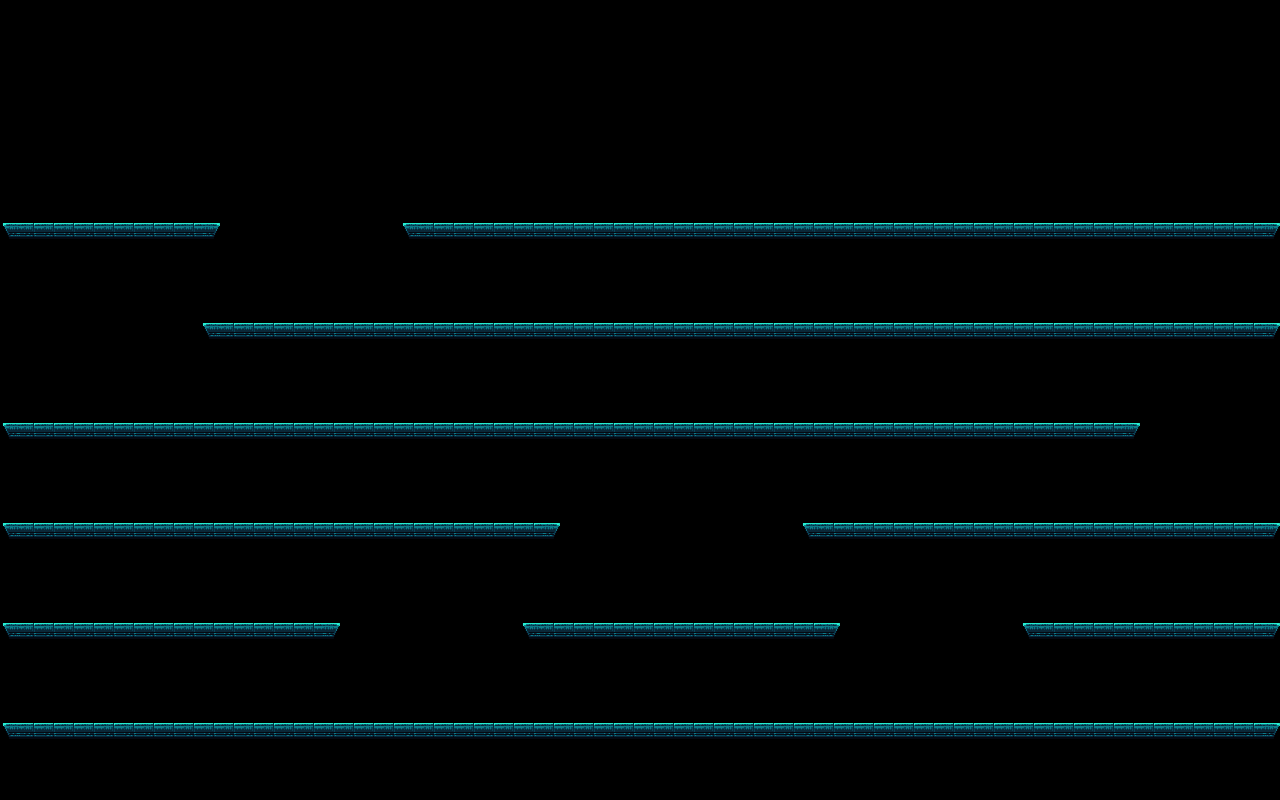

This is a level from a 2D game, rendered from its Tiled map with the project's own tilesets. A one-line summary and the complete map file follow:
An orthogonal 64x40 tile map with 20x20 px tiles, 1 tile layer (Tile Layer 1), 3 tilesets.

<map version="1.2" tiledversion="1.3.1" orientation="orthogonal" renderorder="right-down" compressionlevel="-1" width="64" height="40" tilewidth="20" tileheight="20" infinite="0" nextlayerid="2" nextobjectid="1">
 <tileset firstgid="1" source="../../source/resources/maps/tileset.tsx" />
 <tileset firstgid="154" source="../../source/resources/maps/tileset1.tsx" />
 <tileset firstgid="307" source="tileset.tsx" />
 <layer id="1" name="Tile Layer 1" width="64" height="40">
  <data encoding="csv">
0,0,0,0,0,0,0,0,0,0,0,0,0,0,0,0,0,0,0,0,0,0,0,0,0,0,0,0,0,0,0,0,0,0,0,0,0,0,0,0,0,0,0,0,0,0,0,0,0,0,0,0,0,0,0,0,0,0,0,0,0,0,0,0,
0,0,0,0,0,0,0,0,0,0,0,0,0,0,0,0,0,0,0,0,0,0,0,0,0,0,0,0,0,0,0,0,0,0,0,0,0,0,0,0,0,0,0,0,0,0,0,0,0,0,0,0,0,0,0,0,0,0,0,0,0,0,0,0,
0,0,0,0,0,0,0,0,0,0,0,0,0,0,0,0,0,0,0,0,0,0,0,0,0,0,0,0,0,0,0,0,0,0,0,0,0,0,0,0,0,0,0,0,0,0,0,0,0,0,0,0,0,0,0,0,0,0,0,0,0,0,0,0,
0,0,0,0,0,0,0,0,0,0,0,0,0,0,0,0,0,0,0,0,0,0,0,0,0,0,0,0,0,0,0,0,0,0,0,0,0,0,0,0,0,0,0,0,0,0,0,0,0,0,0,0,0,0,0,0,0,0,0,0,0,0,0,0,
0,0,0,0,0,0,0,0,0,0,0,0,0,0,0,0,0,0,0,0,0,0,0,0,0,0,0,0,0,0,0,0,0,0,0,0,0,0,0,0,0,0,0,0,0,0,0,0,0,0,0,0,0,0,0,0,0,0,0,0,0,0,0,0,
0,0,0,0,0,0,0,0,0,0,0,0,0,0,0,0,0,0,0,0,0,0,0,0,0,0,0,0,0,0,0,0,0,0,0,0,0,0,0,0,0,0,0,0,0,0,0,0,0,0,0,0,0,0,0,0,0,0,0,0,0,0,0,0,
0,0,0,0,0,0,0,0,0,0,0,0,0,0,0,0,0,0,0,0,0,0,0,0,0,0,0,0,0,0,0,0,0,0,0,0,0,0,0,0,0,0,0,0,0,0,0,0,0,0,0,0,0,0,0,0,0,0,0,0,0,0,0,0,
0,0,0,0,0,0,0,0,0,0,0,0,0,0,0,0,0,0,0,0,0,0,0,0,0,0,0,0,0,0,0,0,0,0,0,0,0,0,0,0,0,0,0,0,0,0,0,0,0,0,0,0,0,0,0,0,0,0,0,0,0,0,0,0,
0,0,0,0,0,0,0,0,0,0,0,0,0,0,0,0,0,0,0,0,0,0,0,0,0,0,0,0,0,0,0,0,0,0,0,0,0,0,0,0,0,0,0,0,0,0,0,0,0,0,0,0,0,0,0,0,0,0,0,0,0,0,0,0,
0,0,0,0,0,0,0,0,0,0,0,0,0,0,0,0,0,0,0,0,0,0,0,0,0,0,0,0,0,0,0,0,0,0,0,0,0,0,0,0,0,0,0,0,0,0,0,0,0,0,0,0,0,0,0,0,0,0,0,0,0,0,0,0,
0,0,0,0,0,0,0,0,0,0,0,0,0,0,0,0,0,0,0,0,0,0,0,0,0,0,0,0,0,0,0,0,0,0,0,0,0,0,0,0,0,0,0,0,0,0,0,0,0,0,0,0,0,0,0,0,0,0,0,0,0,0,0,0,
430,431,431,431,431,431,431,431,431,431,285,0,0,0,0,0,0,0,0,0,430,431,431,431,431,431,431,431,431,431,431,431,431,431,431,431,431,431,431,431,431,431,431,431,431,431,431,431,431,431,431,431,431,431,431,431,431,431,431,431,431,431,431,285,
0,0,0,0,0,0,0,0,0,0,0,0,0,0,0,0,0,0,0,0,0,0,0,0,0,0,0,0,0,0,0,0,0,0,0,0,0,0,0,0,0,0,0,0,0,0,0,0,0,0,0,0,0,0,0,0,0,0,0,0,0,0,0,0,
0,0,0,0,0,0,0,0,0,0,0,0,0,0,0,0,0,0,0,0,0,0,0,0,0,0,0,0,0,0,0,0,0,0,0,0,0,0,0,0,0,0,0,0,0,0,0,0,0,0,0,0,0,0,0,0,0,0,0,0,0,0,0,0,
0,0,0,0,0,0,0,0,0,0,0,0,0,0,0,0,0,0,0,0,0,0,0,0,0,0,0,0,0,0,0,0,0,0,0,0,0,0,0,0,0,0,0,0,0,0,0,0,0,0,0,0,0,0,0,0,0,0,0,0,0,0,0,0,
0,0,0,0,0,0,0,0,0,0,0,0,0,0,0,0,0,0,0,0,0,0,0,0,0,0,0,0,0,0,0,0,0,0,0,0,0,0,0,0,0,0,0,0,0,0,0,0,0,0,0,0,0,0,0,0,0,0,0,0,0,0,0,0,
0,0,0,0,0,0,0,0,0,0,430,431,431,431,431,431,431,431,431,431,431,431,431,431,431,431,431,431,431,431,431,431,431,431,431,431,431,431,431,431,431,431,431,431,431,431,431,431,431,431,431,431,431,431,431,431,431,431,431,431,431,431,431,285,
0,0,0,0,0,0,0,0,0,0,0,0,0,0,0,0,0,0,0,0,0,0,0,0,0,0,0,0,0,0,0,0,0,0,0,0,0,0,0,0,0,0,0,0,0,0,0,0,0,0,0,0,0,0,0,0,0,0,0,0,0,0,0,0,
0,0,0,0,0,0,0,0,0,0,0,0,0,0,0,0,0,0,0,0,0,0,0,0,0,0,0,0,0,0,0,0,0,0,0,0,0,0,0,0,0,0,0,0,0,0,0,0,0,0,0,0,0,0,0,0,0,0,0,0,0,0,0,0,
0,0,0,0,0,0,0,0,0,0,0,0,0,0,0,0,0,0,0,0,0,0,0,0,0,0,0,0,0,0,0,0,0,0,0,0,0,0,0,0,0,0,0,0,0,0,0,0,0,0,0,0,0,0,0,0,0,0,0,0,0,0,0,0,
0,0,0,0,0,0,0,0,0,0,0,0,0,0,0,0,0,0,0,0,0,0,0,0,0,0,0,0,0,0,0,0,0,0,0,0,0,0,0,0,0,0,0,0,0,0,0,0,0,0,0,0,0,0,0,0,0,0,0,0,0,0,0,0,
430,431,431,431,431,431,431,431,431,431,431,431,431,431,431,431,431,431,431,431,431,431,431,431,431,431,431,431,431,431,431,431,431,431,431,431,431,431,431,431,431,431,431,431,431,431,431,431,431,431,431,431,431,431,431,431,285,0,0,0,0,0,0,0,
0,0,0,0,0,0,0,0,0,0,0,0,0,0,0,0,0,0,0,0,0,0,0,0,0,0,0,0,0,0,0,0,0,0,0,0,0,0,0,0,0,0,0,0,0,0,0,0,0,0,0,0,0,0,0,0,0,0,0,0,0,0,0,0,
0,0,0,0,0,0,0,0,0,0,0,0,0,0,0,0,0,0,0,0,0,0,0,0,0,0,0,0,0,0,0,0,0,0,0,0,0,0,0,0,0,0,0,0,0,0,0,0,0,0,0,0,0,0,0,0,0,0,0,0,0,0,0,0,
0,0,0,0,0,0,0,0,0,0,0,0,0,0,0,0,0,0,0,0,0,0,0,0,0,0,0,0,0,0,0,0,0,0,0,0,0,0,0,0,0,0,0,0,0,0,0,0,0,0,0,0,0,0,0,0,0,0,0,0,0,0,0,0,
0,0,0,0,0,0,0,0,0,0,0,0,0,0,0,0,0,0,0,0,0,0,0,0,0,0,0,0,0,0,0,0,0,0,0,0,0,0,0,0,0,0,0,0,0,0,0,0,0,0,0,0,0,0,0,0,0,0,0,0,0,0,0,0,
430,431,431,431,431,431,431,431,431,431,431,431,431,431,431,431,431,431,431,431,431,431,431,431,431,431,431,285,0,0,0,0,0,0,0,0,0,0,0,0,430,431,431,431,431,431,431,431,431,431,431,431,431,431,431,431,431,431,431,431,431,431,431,285,
0,0,0,0,0,0,0,0,0,0,0,0,0,0,0,0,0,0,0,0,0,0,0,0,0,0,0,0,0,0,0,0,0,0,0,0,0,0,0,0,0,0,0,0,0,0,0,0,0,0,0,0,0,0,0,0,0,0,0,0,0,0,0,0,
0,0,0,0,0,0,0,0,0,0,0,0,0,0,0,0,0,0,0,0,0,0,0,0,0,0,0,0,0,0,0,0,0,0,0,0,0,0,0,0,0,0,0,0,0,0,0,0,0,0,0,0,0,0,0,0,0,0,0,0,0,0,0,0,
0,0,0,0,0,0,0,0,0,0,0,0,0,0,0,0,0,0,0,0,0,0,0,0,0,0,0,0,0,0,0,0,0,0,0,0,0,0,0,0,0,0,0,0,0,0,0,0,0,0,0,0,0,0,0,0,0,0,0,0,0,0,0,0,
0,0,0,0,0,0,0,0,0,0,0,0,0,0,0,0,0,0,0,0,0,0,0,0,0,0,0,0,0,0,0,0,0,0,0,0,0,0,0,0,0,0,0,0,0,0,0,0,0,0,0,0,0,0,0,0,0,0,0,0,0,0,0,0,
430,431,431,431,431,431,431,431,431,431,431,431,431,431,431,431,285,0,0,0,0,0,0,0,0,0,430,431,431,431,431,431,431,431,431,431,431,431,431,431,431,285,0,0,0,0,0,0,0,0,0,430,431,431,431,431,431,431,431,431,431,431,431,285,
0,0,0,0,0,0,0,0,0,0,0,0,0,0,0,0,0,0,0,0,0,0,0,0,0,0,0,0,0,0,0,0,0,0,0,0,0,0,0,0,0,0,0,0,0,0,0,0,0,0,0,0,0,0,0,0,0,0,0,0,0,0,0,0,
0,0,0,0,0,0,0,0,0,0,0,0,0,0,0,0,0,0,0,0,0,0,0,0,0,0,0,0,0,0,0,0,0,0,0,0,0,0,0,0,0,0,0,0,0,0,0,0,0,0,0,0,0,0,0,0,0,0,0,0,0,0,0,0,
0,0,0,0,0,0,0,0,0,0,0,0,0,0,0,0,0,0,0,0,0,0,0,0,0,0,0,0,0,0,0,0,0,0,0,0,0,0,0,0,0,0,0,0,0,0,0,0,0,0,0,0,0,0,0,0,0,0,0,0,0,0,0,0,
0,0,0,0,0,0,0,0,0,0,0,0,0,0,0,0,0,0,0,0,0,0,0,0,0,0,0,0,0,0,0,0,0,0,0,0,0,0,0,0,0,0,0,0,0,0,0,0,0,0,0,0,0,0,0,0,0,0,0,0,0,0,0,0,
124,125,125,125,125,125,125,125,125,125,125,125,125,125,125,125,125,125,125,125,125,125,125,125,125,125,125,125,125,125,125,125,125,125,125,125,125,125,125,125,125,125,125,125,125,125,125,125,125,125,125,125,125,125,125,125,125,125,125,125,125,125,125,285,
0,0,0,0,0,0,0,0,0,0,0,0,0,0,0,0,0,0,0,0,0,0,0,0,0,0,0,0,0,0,0,0,0,0,0,0,0,0,0,0,0,0,0,0,0,0,0,0,0,0,0,0,0,0,0,0,0,0,0,0,0,0,0,0,
0,0,0,0,0,0,0,0,0,0,0,0,0,0,0,0,0,0,0,0,0,0,0,0,0,0,0,0,0,0,0,0,0,0,0,0,0,0,0,0,0,0,0,0,0,0,0,0,0,0,0,0,0,0,0,0,0,0,0,0,0,0,0,0,
0,0,0,0,0,0,0,0,0,0,0,0,0,0,0,0,0,0,0,0,0,0,0,0,0,0,0,0,0,0,0,0,0,0,0,0,0,0,0,0,0,0,0,0,0,0,0,0,0,0,0,0,0,0,0,0,0,0,0,0,0,0,0,0
</data>
 </layer>
</map>